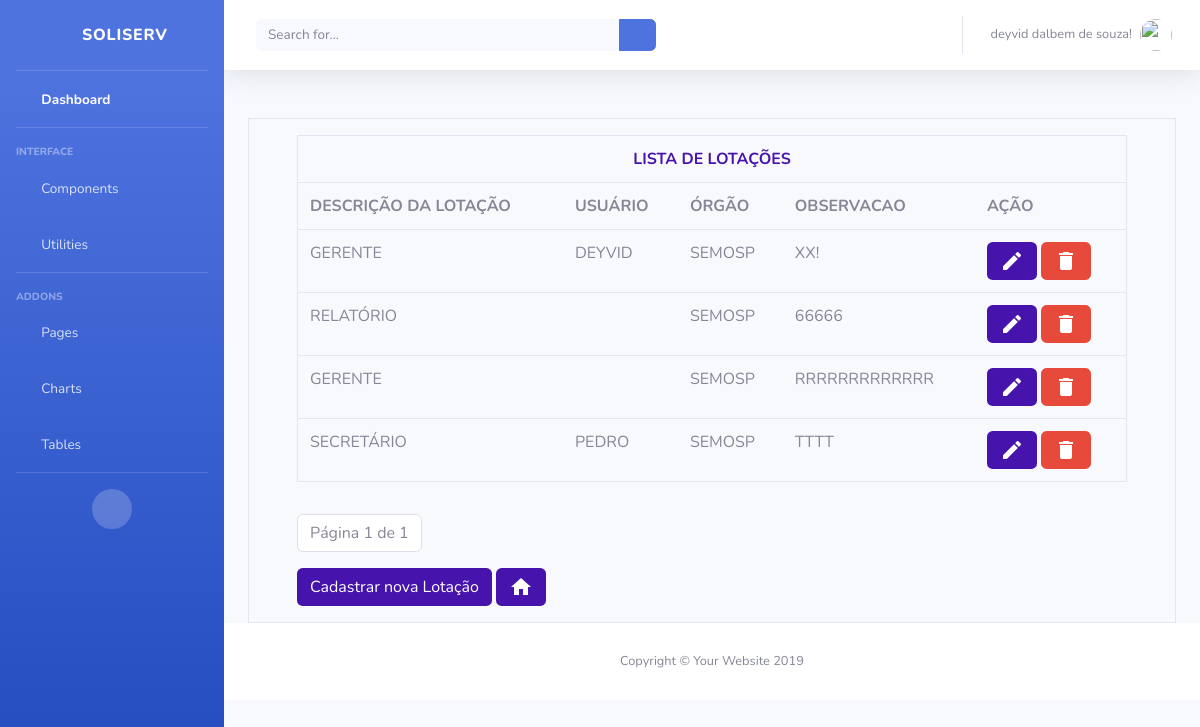
Page /Orgao/listarLotacoes/ (signed in) on the committed database.
### Orgao/models.py (models this page shows, shortened)
class Lotacao(models.Model):
    observacao = models.CharField('OBSERVAÇÃO', max_length=45)
    idTipoLotacao = models.ForeignKey(
        TipoLotacao, on_delete=models.CASCADE, verbose_name="TIPO LOTAÇÃO")
    idUsuario = models.ForeignKey(
        User, on_delete=models.CASCADE, verbose_name="USUÁRIO")
    idOrgao = models.ForeignKey(
        Orgao, on_delete=models.CASCADE, verbose_name="ÓRGÃO")
    class Meta:
        verbose_name = "Lotacao"
        verbose_name_plural = "Lotacao"

class TipoLotacao(models.Model):
    descricao = models.CharField('DESCRIÇÃO', max_length=45)
    class Meta:
        verbose_name = "TipoLotacao"
        verbose_name_plural = "TiposLotacao"

class Orgao(models.Model):
    nomeOrgao = models.CharField('NOME ORGÃO', max_length=45)
    descricao = models.CharField('DESCRIÇÃO', max_length=100)
    emailOrgao = models.CharField('EMAIL ORGÃO', max_length=45)
    nomeResponsavelOrgao = models.CharField(
        'RESPONSÁVEL PELO ÓRGÃO', max_length=45)
    enderecoOrgao = models.CharField(
        'ENDERECO ORGÃO', max_length=45, default="")
    telefoneOrgao = models.IntegerField('TELEFONE ORGÃO')
    class Meta:
        verbose_name = "Orgao"
        verbose_name_plural = "Orgao"

### Orgao/views.py (the view)
# urls.py: path('listarLotacoes/', views.LotacaoList, name='lista_lotacao'),
def LotacaoList(request):
    if not request.user.has_perm('Lotacao.add_Lotacao'):
        return render(request, 'Orgao/bloqueioDeAcesso.html')
    else:
        if not request.user.is_authenticated:
            return render(request, 'Usuario/acessoNegado.html')
        else:
            lotacao_list = Lotacao.objects.all()
            paginator = Paginator(lotacao_list, 6)
            page = request.GET.get('page')
            lotacao_list = paginator.get_page(page)
            context = {'lotacao_list': lotacao_list}
            if not request.user.is_authenticated:
                return render(request, 'Usuario/acessoNegado.html')
            else:
                return render(request, 'Lotacao/lotacaoList.html', context)

### Orgao/templates/Lotacao/lotacaoList.html (shortened to what this page needs)
{% extends "sistemaDeGestaoDeServicosPublicos/index1.html" %}
{% block centro %}
<main id="Orgao" class="container border">
    <div class="container">
        {% block centroOrgao %}
        <form style="overflow-x: auto;">
            {% if lotacao_list %}
            <table class="table border mt-3">
                <tr>
                    <th colspan="6" class="text-center" style="color: #4613ac; text-transform: uppercase">Lista de
                        Lotações
                    </th>
                </tr>
                <tr>
                    <th>DESCRIÇÃO DA LOTAÇÃO</th>
                    <th>USUÁRIO</th>
                    <th>ÓRGÃO</th>
                    <th>OBSERVACAO</th>
                    <th>AÇÃO</th>
                </tr>
                {% for lotacao in lotacao_list %}
                <tr style="text-transform: uppercase">
                    <td>
                        <a>
                            {{lotacao.idTipoLotacao.descricao}}
                        </a>
                    </td>
                    <td>{{lotacao.idUsuario.first_name}}</td>
                    <td>{{lotacao.idOrgao.nomeOrgao}}</td>
                    <td>{{lotacao.observacao}}</td>
                    <td>
                            <a  href="{% url 'Orgao:lotacao_atualizar' lotacao.id %}" class="btn" style="background: #4613ac; color: white;" title="Editar Lotação">
                                    <i class="material-icons">edit</i>
                            </a>
                        <a  href="{% url 'Orgao:lotacao_deletar' lotacao.id %}" class="btn btn-danger" style="color: white;"title="Excluir Lotação">
                                <i class="material-icons">delete</i>
                        </a>
                    </td>
                </tr>
                {% endfor %}
                {% else %}
                <div class="alert alert-danger mt-3">
                    Não há Dados Cadastrados!
                </div>
                {% endif %}
            </table>
        </form>
        <nav aria-label="text-left pagination  ">
            <ul class="pagination ">
                <li class="page-item disabled">
                    <a class="page-link" href="#">
                        Página {{ lotacao_list.number }} de
                        {{ lotacao_list.paginator.num_pages }}
                    </a>
                </li>
            </ul>
        </nav>
        <a class="btn  mb-3" href="{% url 'Orgao:cadastro_Lotacao'%}" style="background: #4613ac; color: white;"
            title="cadastrar nova Lotação">
            Cadastrar nova Lotação
        </a>
        <a class="btn  mb-3" href="{% url 'Orgao:orgao_index'%}" style="background: #4613ac; color: white;"
            title="Voltar a HomePage">
            <i class="material-icons">home</i>
        </a>
</main>
{% endblock %}
</div>
{% endblock %}

### templates/sistemaDeGestaoDeServicosPublicos/index1.html (shortened to what this page needs)
<!DOCTYPE html>
<html lang="pt-br">
  {% load staticfiles %}
<head>
  <link rel="stylesheet" href="{% static 'tema/css/sb-admin-2.css' %}">
  <link rel="stylesheet" href="{% static 'tema/vendor/fontawesome-free/css/all.css' %}">
  <link rel="stylesheet" href="{% static 'tema/vendor/fontawesome-free/css/all.css' %}">
  <link rel="stylesheet" href="https://stackpath.bootstrapcdn.com/bootstrap/4.3.1/css/bootstrap.min.css"
>
  <link href="https://unpkg.com/material-components-web@latest/dist/material-components-web.min.css" rel="stylesheet">
  <link href="vendor/fontawesome-free/css/all.min.css" rel="stylesheet" type="text/css">
  <link href="css/sb-admin-2.min.css" rel="stylesheet">
</head>
<body id="page-top">
  <div id="wrapper">
    <ul class="navbar-nav bg-gradient-primary sidebar sidebar-dark accordion" id="accordionSidebar">
      <a class="sidebar-brand d-flex align-items-center justify-content-center" href="{% url 'index' %}">
        <div class="sidebar-brand-icon rotate-n-15">
          <i class="fas fa-laugh-wink"></i>
        </div>
        <div class="sidebar-brand-text mx-3">SoliServ</div>
      </a>
      <hr class="sidebar-divider my-0">
      <li class="nav-item active">
        <a class="nav-link" href="index.html">
          <i class="fas fa-fw fa-tachometer-alt"></i>
          <span>Dashboard</span></a>
      </li>
      <hr class="sidebar-divider">
      <div class="sidebar-heading">
        Interface
      </div>
      <li class="nav-item">
        <a class="nav-link collapsed" href="#" data-toggle="collapse" data-target="#collapseTwo" aria-expanded="true"
          aria-controls="collapseTwo">
          <i class="fas fa-fw fa-cog"></i>
          <span>Components</span>
        </a>
      </li>
      <li class="nav-item">
        <a class="nav-link collapsed" href="#" data-toggle="collapse" data-target="#collapseUtilities"
          aria-expanded="true" aria-controls="collapseUtilities">
          <i class="fas fa-fw fa-wrench"></i>
          <span>Utilities</span>
        </a>
      </li>
      <hr class="sidebar-divider">
      <div class="sidebar-heading">
        Addons
      </div>
      <li class="nav-item">
        <a class="nav-link collapsed" href="#" data-toggle="collapse" data-target="#collapsePages" aria-expanded="true"
          aria-controls="collapsePages">
          <i class="fas fa-fw fa-folder"></i>
          <span>Pages</span>
        </a>
      </li>
      <li class="nav-item">
        <a class="nav-link" href="charts.html">
          <i class="fas fa-fw fa-chart-area"></i>
          <span>Charts</span></a>
      </li>
      <li class="nav-item">
        <a class="nav-link" href="tables.html">
          <i class="fas fa-fw fa-table"></i>
          <span>Tables</span></a>
      </li>
      <hr class="sidebar-divider d-none d-md-block">
      <div class="text-center d-none d-md-inline">
        <button class="rounded-circle border-0" id="sidebarToggle"></button>
      </div>
    </ul>
    <div id="content-wrapper" class="d-flex flex-column">
      <div id="content">
        <nav class="navbar navbar-expand navbar-light bg-white topbar mb-4 static-top shadow">
          <form class="d-none d-sm-inline-block form-inline mr-auto ml-md-3 my-2 my-md-0 mw-100 navbar-search">
            <div class="input-group">
              <input type="text" class="form-control bg-light border-0 small" placeholder="Search for..."
                aria-label="Search" aria-describedby="basic-addon2">
              <div class="input-group-append">
                <button class="btn btn-primary" type="button">
                  <i class="fas fa-search fa-sm"></i>
                </button>
              </div>
            </div>
          </form>
          <ul class="navbar-nav ml-auto">
            <li class="nav-item dropdown no-arrow">
              <a class="nav-link dropdown-toggle" href="#" id="userDropdown" role="button" data-toggle="dropdown"
                aria-haspopup="true" aria-expanded="false">
                <span class="mr-2 d-none d-lg-inline text-gray-600 small">{{ user.first_name }}   {{ user.last_name}}!</span>
                <img class="img-profile rounded-circle" src="{{ request.session.profile_picture }}">
              </a>
            </li>
          </ul>
        </nav>
        <div class="container-fluid">
          <div class="">
            {% block centro %}
            {% endblock %}
          </div>
          <footer class="sticky-footer bg-white">
            <div class="container my-auto">
              <div class="copyright text-center my-auto">
                <span>Copyright &copy; Your Website 2019</span>
              </div>
            </div>
          </footer>
        </div>
      </div>
</body>
</html>

### rows in the picture
Lotacao: idTipoLotacao.descricao "GERENTE", idUsuario.first_name "DEYVID", idOrgao.nomeOrgao "SEMOSP", observacao "XX!"
Lotacao: idTipoLotacao.descricao "RELATÓRIO", idOrgao.nomeOrgao "SEMOSP", observacao "66666"
Lotacao: idTipoLotacao.descricao "GERENTE", idOrgao.nomeOrgao "SEMOSP", observacao "RRRRRRRRRRRRR"
Lotacao: idTipoLotacao.descricao "SECRETÁRIO", idUsuario.first_name "PEDRO", idOrgao.nomeOrgao "SEMOSP", observacao "TTTT"

### other values in the picture
{{ user.first_name }} "deyvid"
{{ user.last_name }} "dalbem de souza"
{{ lotacao_list.number }} "1"
{{ lotacao_list.paginator.num_pages }} "1"
